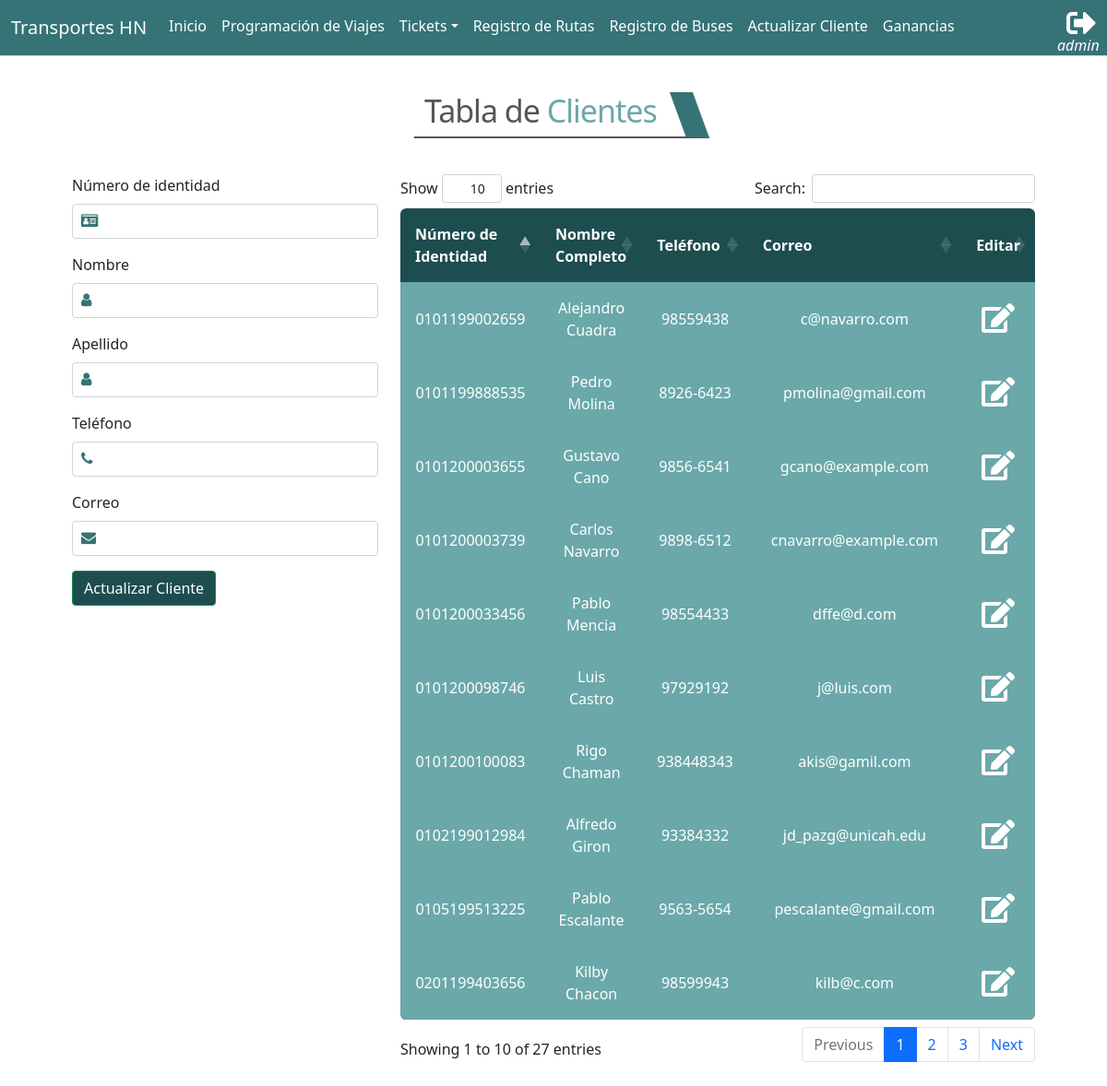
Page /transportAgency/customer/ (signed in) on the committed database.
### app_transportAgency/models.py (models this page shows, shortened)
class Client(models.Model):
    dni        = models.CharField(max_length=13,null=True, blank=True)
    first_name = models.CharField(max_length=50,null=True, blank=True)
    last_name  = models.CharField(max_length=50,null=True, blank=True)
    phone      = models.CharField(max_length=50,null=True, blank=True)
    email      = models.CharField(max_length=50,null=True, blank=True)
    user       = models.OneToOneField(User, on_delete=models.CASCADE, null=True, blank=True)

### app_transportAgency/views.py (the view)
# urls.py: path('customer/', views.customer, name="customer"),
@login_required()
def customer(request):
    if request.user.is_superuser:
        q = request.GET.get('q')
        if q:
            customers = Client.objects.filter(dni__startswith=q)
        else:
            customers = Client.objects.all()
        return render(request, 'transportAgency/customer.html', {
                'customers': customers
            })
    else:
        return HttpResponse("sdjhkhsd")

### app_transportAgency/templates/transportAgency/customer.html (shortened to what this page needs)
{% extends "base.html" %}
{% load static %}
{% block css %}
    <link rel="stylesheet" href="{% static 'transportAgency/css/table.css' %}">
    <link rel="stylesheet" href="{% static 'transportAgency/css/tittle.css' %}">
    <link rel="stylesheet" href="{% static 'transportAgency/css/i.css' %}">
{% endblock %}
{% block container %}
    <div class="row justify-content-center m-4">
        <div class="title">
            <h1>Tabla de <span style="color: #6BA8A9;">Clientes</span></h1>
        </div>
    </div>
<div class="container">
<div class="row justify-content m-4">
<div class="col-4">
            {% if c %}
            <form action="{% url 'transportAgency:edit_customer' c.id %}" method="post">
            {% else %}
            <form action="{% url 'transportAgency:customer'  %}" method="post">
            {% endif %}
                <div class="mb-3">
                    <label for="dni" class="form-label">Número de identidad</label>
                    <div class="form-group has-feedback">
                        <input type="number" class="form-control" name="dni" id="dni" value="{{c.dni}}">
                    </div>
                </div>
                <div class="mb-3">
                    <label for="first_name" class="form-label">Nombre</label>
                    <div class="form-group has-feedback">
                        <input type="text" class="form-control" name="first_name" id="first_name" value="{{c.first_name}}">
                    </div>
                </div>
                <div class="mb-3">
                    <label for="last_name" class="form-label">Apellido</label>
                    <div class="form-group has-feedback">
                        <input type="text" class="form-control" name="last_name" id="last_name" value="{{c.last_name}}">
                    </div>
                </div>
                <div class="mb-3">
                    <label for="phone" class="form-label">Teléfono</label>
                    <div class="form-group has-feedback">
                        <input type="text" class="form-control" name="phone" id="phone" value="{{c.phone}}">
                    </div>
                </div>
                <div class="mb-3">
                    <label for="email" class="form-label">Correo</label>
                    <div class="form-group has-feedback">
                        <input type="text" class="form-control" name="email" id="email" value="{{c.email}}">
                    </div>
                </div>
                <div class="mb-3">
                    <input type="submit" class="btn btn-success" value="Actualizar Cliente">
                </div>
            </form>
</div>
<div class="col-8">
    <table class="rwd-table" id="id_tabla">
    <thead>
        <tr>
            <th>Número de Identidad</th>
            <th>Nombre Completo</th>
            <th>Teléfono</th>
            <th>Correo</th>
            <th>Editar</th>
        </tr>
    </thead>
    <tbody>
        {% for c in customers %}
            <tr>
                <td data-th="nombre">{{c.dni}}</td>
                <td data-th="nombre">{{c.first_name}} {{c.last_name}}</td>
                <td data-th="telefono">{{c.phone}}</td>
                <td data-th="correo">{{c.email}}</td>
                <td class="text-center">
                    <a href="{% url 'transportAgency:edit_customer' c.id %}" class="text-white"><span class="fas fa-edit fa-2x"></span></a>
                </td>
            </tr>
        {% endfor %}
    </tbody>
</table>
</div>
<br>
<br>
</div>
{% endblock %}

### global_templates/base.html (shortened to what this page needs)
{% load static %}
<!DOCTYPE html>
<html lang="en">
<head>
    <link rel="stylesheet" href="https://cdnjs.cloudflare.com/ajax/libs/font-awesome/5.15.1/css/all.min.css">
    <link href="{% static 'transportAgency/bootstrap/bootstrap.min.css' %}" rel="stylesheet">
    <link rel="stylesheet" href="{% static 'transportAgency/css/nav.css' %}">
    <link href="https://cdn.jsdelivr.net/npm/bootstrap@5.0.2/dist/css/bootstrap.min.css" rel="stylesheet"
>
    <link href="https://haubek.github.io/dist/css/component-chosen.min.css" rel="stylesheet">
    <link href="https://maxcdn.bootstrapcdn.com/font-awesome/4.7.0/css/font-awesome.min.css" rel="stylesheet" />
    <link href="https://cdn.datatables.net/1.10.25/css/dataTables.bootstrap4.min.css" rel="stylesheet" />
    {% block css %}{% endblock %}
</head>
<body>
    <nav class="navbar navbar-expand-lg border-bottom">
        <div class="container-fluid">
            <a class="navbar-brand">Transportes HN</a>
            <div class="collapse navbar-collapse" id="navbarSupportedContent">
                <ul class="navbar-nav me-auto mb-2 mb-lg-1">
                    <li class="nav-item">
                        <a class="nav-link active" aria-current="page"
                            href="{% url 'transportAgency:about' %}">Inicio</a>
                    </li>
                    <li class="nav-item">
                        <a class="nav-link" href="{% url 'transportAgency:travels_view' %}">Programación de Viajes</a>
                    </li>
                     <li class="dropdown">
                        <a class="nav-link dropdown-toggle" href="#"  data-bs-toggle="dropdown">Tickets</a>
                    </li>
                    {% if request.user.is_superuser %}
                    <li class="nav-item">
                        <a class="nav-link" href="{% url 'transportAgency:register_route' %}">Registro de Rutas</a>
                    </li>
                    <li class="nav-item">
                        <a class="nav-link" href="{% url 'transportAgency:bus_crud' %}">Registro de Buses</a>
                    </li>
                    <li class="nav-item">
                        <a class="nav-link" href="{% url 'transportAgency:customer' %}">Actualizar Cliente</a>
                    </li>
                    <li class="nav-item">
                        <a class="nav-link" href="{% url 'transportAgency:income_view' %}">Ganancias</a>
                    </li>
                    {% endif %}
                </ul>
                <form class="d-flex">
                    <ul class="navbar-nav me-auto mb-2 mb-lg-2">
                        {% if request.user.is_authenticated %}
                        <li class="nav-item">
                            <a style="font-style: italic; color: white; position: absolute; margin-top: 28px; font-size: 16px;">{{ request.user }}</a>
                            <a href="{% url 'logout_view' %}"><i class="fas fa-sign-out-alt fa-2x" style="margin-left: 10px; color: white;"></i></a>
                        </li>
                        {% endif %}
                    </ul>
                </form>
            </div>
        </div>
    </nav>
    {% block container %}{% endblock %}
</body>
</html>

### app_transportAgency/static/transportAgency/css/nav.css (style rules this page uses)
.navbar { background-color: #357376; }
.navbar a { color: white; text-decoration: none; }
.navbar .navbar-brand { color: white; }

### app_transportAgency/static/transportAgency/css/table.css (style rules this page uses)
.rwd-table { margin: 1em 0; min-width: 300px; align-content: center; }
.rwd-table tr { border-top: 1px solid #ddd; border-bottom: 1px solid #ddd; }
.rwd-table th { display: none; text-align: center; }
.rwd-table td { display: block; text-align: center; background-color: #6BA8A9; text-align: center; }
.rwd-table td:first-child { padding-top: 0.5em; }
.rwd-table td:last-child { padding-bottom: 0.5em; }
.rwd-table td:before { content: attr(data-th) ": "; font-weight: bold; width: 6.5em; display: inline-block; }
@media (min-width: 480px) { .rwd-table td:before { display: none; } }
.rwd-table th, .rwd-table td { text-align: center; }
@media (min-width: 480px) { .rwd-table th, .rwd-table td { display: table-cell; padding: 0.25em 0.5em; } }
@media (min-width: 480px) { .rwd-table th:first-child, .rwd-table td:first-child { padding-left: 0; } }
@media (min-width: 480px) { .rwd-table th:last-child, .rwd-table td:last-child { padding-right: 0; } }
.rwd-table { background: #1D4D4F; color: #fff; border-radius: 0.4em; overflow: hidden; margin: 0 auto; }
.rwd-table tr { border-color: #46637f; }
.rwd-table th, .rwd-table td { margin: 0.5em 1em; }
@media (min-width: 480px) { .rwd-table th, .rwd-table td { padding: 1em !important; } }
.rwd-table th, .rwd-table td:before { color: #fff; }
.btn { background-color: #1D4D4F ; color: white; }

### app_transportAgency/static/transportAgency/css/tittle.css (style rules this page uses)
h1 { font-weight: normal; font-style: normal; letter-spacing: -1px; font-size: 34px; color: #555; text-align: center; transform: skew(-20deg, 0deg); }
.title { width: 320px; height: 50px; border-bottom: 2px solid #555; border-right: 25px solid #357376; background-color: #fff; -webkit-transform: skew(20deg); -moz-transform: skew(20deg); -ms-transform: skew(20deg); -o-transform: skew(20deg); transform: skew(20deg, 0deg); margin: 15px; }

### app_transportAgency/static/transportAgency/css/i.css (style rules this page uses)
.form-control { padding-left: 30px!important; }

### rows in the picture
Client: dni "0101200003655", first_name "Gustavo", last_name "Cano", phone "9856-6541", email "gcano@example.com"
Client: dni "0101200003739", first_name "Carlos", last_name "Navarro", phone "9898-6512", email "cnavarro@example.com"
Client: dni "0101199888535", first_name "Pedro", last_name "Molina", phone "8926-6423", email "pmolina@gmail.com"
Client: dni "0105199513225", first_name "Pablo", last_name "Escalante", phone "9563-5654", email "pescalante@gmail.com"
Client: dni "0201199403656", first_name "Kilby", last_name "Chacon", phone "98599943", email "kilb@c.com"
Client: dni "0102199012984", first_name "Alfredo", last_name "Giron", phone "93384332", email "jd_pazg@unicah.edu"
Client: dni "0101199002659", first_name "Alejandro", last_name "Cuadra", phone "98559438", email "c@navarro.com"
Client: dni "0101200098746", first_name "Luis", last_name "Castro", phone "97929192", email "j@luis.com"
Client: dni "0101200100083", first_name "Rigo", last_name "Chaman", phone "938448343", email "akis@gamil.com"
Client: dni "0101200033456", first_name "Pablo", last_name "Mencia", phone "98554433", email "dffe@d.com"

### other values in the picture
{{ request.user }} "admin"
